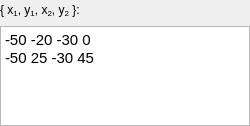
<?xml version="1.0" encoding="UTF-8"?>
<ui version="4.0">
 <class>StatisticsModeGoalWidget</class>
 <widget class="QWidget" name="StatisticsModeGoalWidget">
  <property name="geometry">
   <rect>
    <x>0</x>
    <y>0</y>
    <width>250</width>
    <height>126</height>
   </rect>
  </property>
  <property name="sizePolicy">
   <sizepolicy hsizetype="Preferred" vsizetype="Minimum">
    <horstretch>0</horstretch>
    <verstretch>0</verstretch>
   </sizepolicy>
  </property>
  <layout class="QVBoxLayout" name="verticalLayout">
   <property name="spacing">
    <number>5</number>
   </property>
   <property name="leftMargin">
    <number>0</number>
   </property>
   <property name="topMargin">
    <number>0</number>
   </property>
   <property name="rightMargin">
    <number>0</number>
   </property>
   <property name="bottomMargin">
    <number>0</number>
   </property>
   <item>
    <widget class="QLabel" name="label_6">
     <property name="sizePolicy">
      <sizepolicy hsizetype="Minimum" vsizetype="Preferred">
       <horstretch>0</horstretch>
       <verstretch>0</verstretch>
      </sizepolicy>
     </property>
     <property name="text">
      <string>&lt;html&gt;&lt;head/&gt;&lt;body&gt;&lt;p&gt;{ x&lt;span style=&quot; vertical-align:sub;&quot;&gt;1&lt;/span&gt;, y&lt;span style=&quot; vertical-align:sub;&quot;&gt;1&lt;/span&gt;, x&lt;span style=&quot; vertical-align:sub;&quot;&gt;2&lt;/span&gt;, y&lt;span style=&quot; vertical-align:sub;&quot;&gt;2&lt;/span&gt; }:&lt;/p&gt;&lt;/body&gt;&lt;/html&gt;</string>
     </property>
    </widget>
   </item>
   <item>
    <widget class="QTextEdit" name="goalsEdit">
     <property name="sizePolicy">
      <sizepolicy hsizetype="Minimum" vsizetype="MinimumExpanding">
       <horstretch>0</horstretch>
       <verstretch>0</verstretch>
      </sizepolicy>
     </property>
     <property name="maximumSize">
      <size>
       <width>250</width>
       <height>100</height>
      </size>
     </property>
     <property name="html">
      <string>&lt;!DOCTYPE HTML PUBLIC &quot;-//W3C//DTD HTML 4.0//EN&quot; &quot;http://www.w3.org/TR/REC-html40/strict.dtd&quot;&gt;
&lt;html&gt;&lt;head&gt;&lt;meta name=&quot;qrichtext&quot; content=&quot;1&quot; /&gt;&lt;style type=&quot;text/css&quot;&gt;
p, li { white-space: pre-wrap; }
&lt;/style&gt;&lt;/head&gt;&lt;body style=&quot; font-family:'Ubuntu'; font-size:11pt; font-weight:400; font-style:normal;&quot;&gt;
&lt;p style=&quot; margin-top:0px; margin-bottom:0px; margin-left:0px; margin-right:0px; -qt-block-indent:0; text-indent:0px;&quot;&gt;-50 -20 -30 0&lt;/p&gt;
&lt;p style=&quot; margin-top:0px; margin-bottom:0px; margin-left:0px; margin-right:0px; -qt-block-indent:0; text-indent:0px;&quot;&gt;-50 25 -30 45&lt;/p&gt;&lt;/body&gt;&lt;/html&gt;</string>
     </property>
    </widget>
   </item>
  </layout>
 </widget>
 <layoutdefault spacing="6" margin="11"/>
 <resources/>
 <connections/>
</ui>
